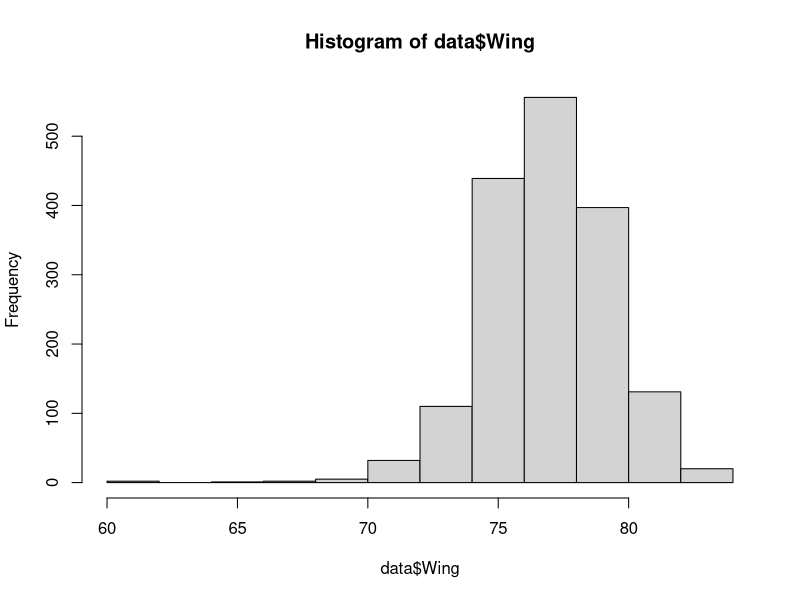
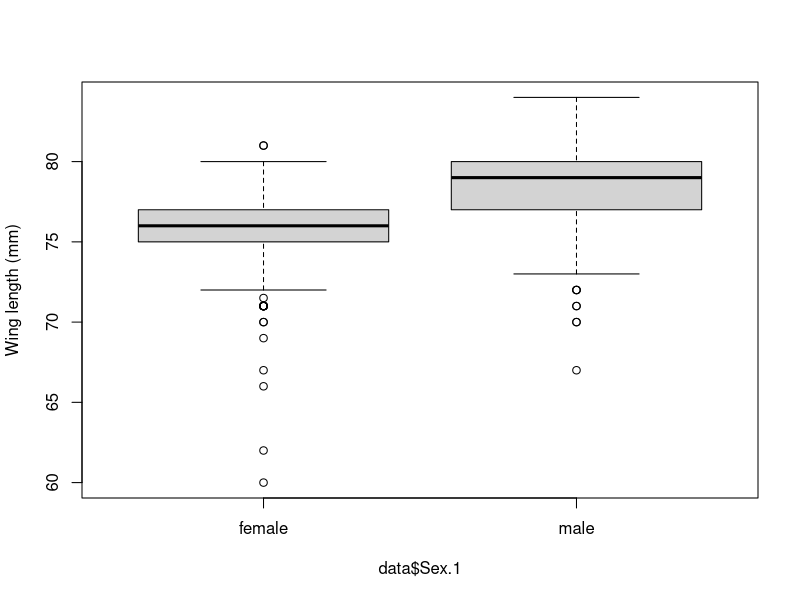

Write R code to recreate these figures, in order.
rm(list=ls())

data <- read.csv("SparrowSize.csv")
data <- subset(data, data$Wing!="NA")
summary(data$Wing)
hist(data$Wing)

# some outliers, likley from young birds or birds who are molting 

model1 <- lm(Wing ~ Sex.1, data = data)
summary(model1)

boxplot(data$Wing~data$Sex.1, ylab='Wing length (mm)')
#lots of outliers

anova(model1)
model2 <- lm(Mass~as.factor(Year), data = data )
anova(model2)

summary(model2)
